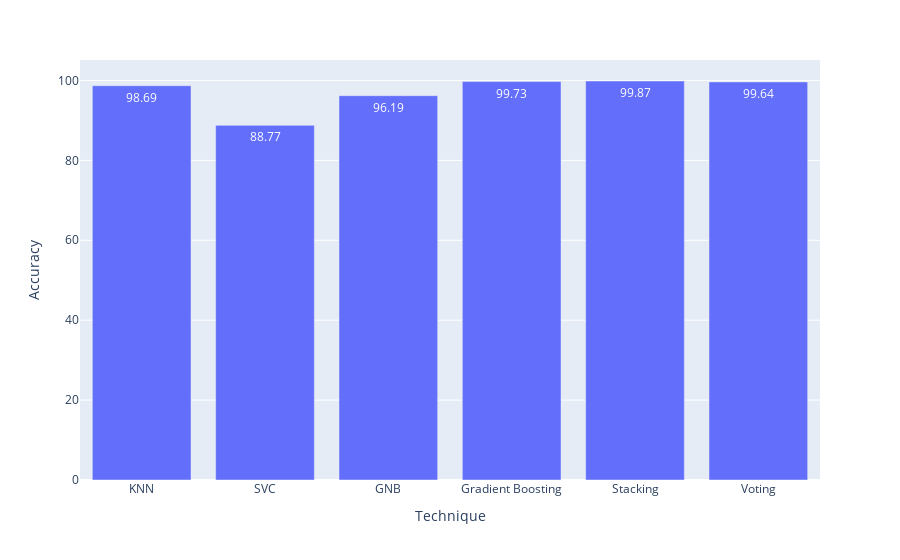

The code cell stored with this chart in its notebook:
### Code cell
import plotly.express as px
# data_canada = px.data.gapminder().query("country == 'Canada'")
fig = px.bar(df, x='Technique', y='Accuracy', text_auto=True)
fig.show()

### Figure 1 — Plotly figure (JSON) as saved in the notebook; plotly's stock layout.template omitted (floating-point values rounded to 4 significant figures)
{"data": [{"alignmentgroup": "True", "hovertemplate": "Technique=%{x}<br>Accuracy=%{y}<extra></extra>", "legendgroup": "", "marker": {"color": "#636efa", "pattern": {"shape": ""}}, "name": "", "offsetgroup": "", "orientation": "v", "showlegend": false, "textposition": "auto", "texttemplate": "%{y}", "type": "bar", "x": ["KNN", "SVC", "GNB", "Gradient Boosting", "Stacking", "Voting"], "xaxis": "x", "y": [98.69, 88.77, 96.19, 99.73, 99.87, 99.64], "yaxis": "y"}], "layout": {"barmode": "relative", "legend": {"tracegroupgap": 0}, "margin": {"t": 60}, "xaxis": {"anchor": "y", "domain": [0, 1], "title": {"text": "Technique"}}, "yaxis": {"anchor": "x", "domain": [0, 1], "title": {"text": "Accuracy"}}}}
